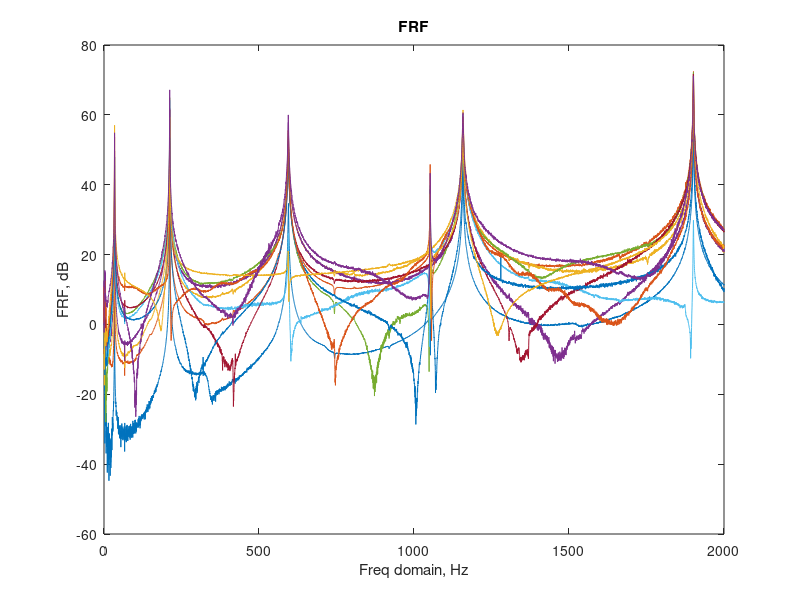
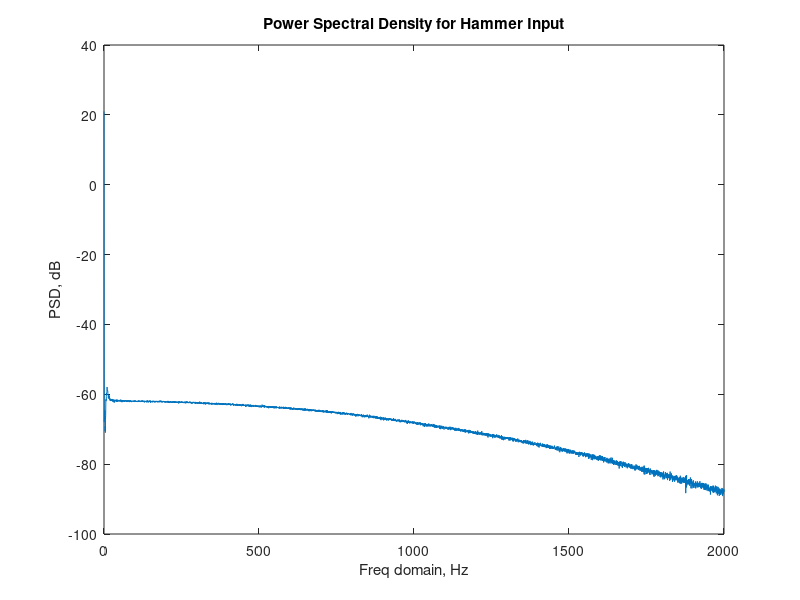

These figures' MATLAB source, in order: (Note: this script raises an error after producing the figures.)
% =============================================== %
% Modal Assurance Criterion using cantilever beam %
% =============================================== %
% by: Santhosh Kumar Arroju Graduate Student at Wright State University
% used vibration tool box mdofcf for curve fitting and extract mode shapes

clc; close all; clear all;
%% load case files collected at 11 location points and extract mode shapes from vtoolbox
figure()
load case_1.mat
H1 = Hf_chan_2;
plot(Freq_domain,20*log10(abs(Hf_chan_2)))

load case_2.mat
H2 = Hf_chan_2; hold on
plot(Freq_domain,20*log10(abs(Hf_chan_2)))

load case_3.mat
H3 = Hf_chan_2; hold on
plot(Freq_domain,20*log10(abs(Hf_chan_2)))

load case_4.mat
H4 = Hf_chan_2; hold on
plot(Freq_domain,20*log10(abs(Hf_chan_2)))

load case_5.mat
H5 = Hf_chan_2; hold on
plot(Freq_domain,20*log10(abs(Hf_chan_2)))

load case_6.mat
H6 = Hf_chan_2; hold on
plot(Freq_domain,20*log10(abs(Hf_chan_2)))

load case_7.mat
H7 = Hf_chan_2; hold on
plot(Freq_domain,20*log10(abs(Hf_chan_2)))

load case_8.mat
H8 = Hf_chan_2; hold on
plot(Freq_domain,20*log10(abs(Hf_chan_2)))

load case_9.mat
H9 = Hf_chan_2; hold on
plot(Freq_domain,20*log10(abs(Hf_chan_2)))

load case_10.mat
H10 = Hf_chan_2; hold on
plot(Freq_domain,20*log10(abs(Hf_chan_2)))

load case_11.mat
H11 = Hf_chan_2; hold on
plot(Freq_domain,20*log10(abs(Hf_chan_2)))
xlabel('Freq domain, Hz');ylabel('FRF, dB')
title('FRF')

% close all

%% Power Spectral Density for Input Hammer
load case_2.mat
figure
plot(Freq_domain,20*log10(abs(PSD_chan_1)))
xlabel('Freq domain, Hz');ylabel('PSD, dB')
title('Power Spectral Density for Hammer Input')

TF = [H1,H2,H3,H4,H5,H6,H7,H8,H9,H10,H11];
f = Freq_domain;

[z1,nf1,u1]=mdofcf(f,TF,34.06-5,34.06+5);
[z2,nf2,u2]=mdofcf(f,TF,211.9-5,211.9+5);
[z3,nf3,u3]=mdofcf(f,TF,595-1,595+1);
[z4,nf4,u4]=mdofcf(f,TF,1158-0.2,1158+0.2);
[z5,nf5,u5]=mdofcf(f,TF,1901-0.2,1901+0.2);

%% Mode shapes

figure
plot(1:11,u1,'LineWidth',5)
hold on
plot(1:11,u2,'LineWidth',5)
hold on
plot(1:11,u3,'LineWidth',5)
hold on
plot(1:11,u4,'LineWidth',5)
hold on
plot(1:11,u5,'LineWidth',5)
legend('mode shape 1','mode shape 2','mode shape 3','mode shape 4','mode shape 5')
title('Mode Shapes of Cantilever Beam')

%% Modal Assurance Criterion for Test-Test data

U = [u1 u2 u3 u4 u5]

for i=1:5; 
    for j=1:i;
   
MAC(i,j) = (abs(U(:,i)'*U(:,j)))^2 / ((U(:,i)'*U(:,i))*(U(:,j)'*U(:,j)));

    end
end
MAC
figure
bar3(MAC)
title('Test-Test data, Modal Assurance Criterion', 'fontweight','bold', 'fontsize',16)
set(gca,'XTickLabel',[34.06 211.9 595 1158 1902])
set(gca,'YTickLabel',[34.06 211.9 595 1158 1902])
